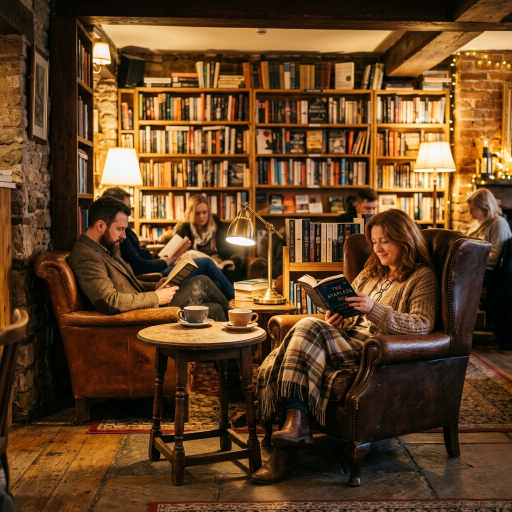
#> input picture assets/book_nook.png, 1024 x 1024 px (shown at 1/2 size)
$ python compress.py
#> lines starting #> are read from the running program, lines starting #| are printed output that depends on the picture
import os
import cv2

def compress_image(src_path, dest_path, max_width=1000, quality=75):
#> called with src_path = 'assets/book_nook.png', dest_path = 'assets/book_nook_mobile.webp', max_width = 1000, quality = 75
    if not os.path.exists(src_path):
        print(f"Skipping: {src_path} (not found)")
        return

    print(f"Processing: {src_path} ({os.path.getsize(src_path) / (1024*1024):.2f} MB)")

    # Read image
    img = cv2.imread(src_path)
#> img is the input picture: shape (1024, 1024, 3); mean B, G, R 35.6, 66.5, 98.7
    if img is None:
        print(f"Error: Could not read {src_path}")
        return

    h, w = img.shape[:2]
#> h = 1024; w = 1024

    # Resize if larger than max_width
    if w > max_width:
        new_w = max_width
        new_h = int(h * (max_width / w))
#> new_h = 1000
        img = cv2.resize(img, (new_w, new_h), interpolation=cv2.INTER_AREA)
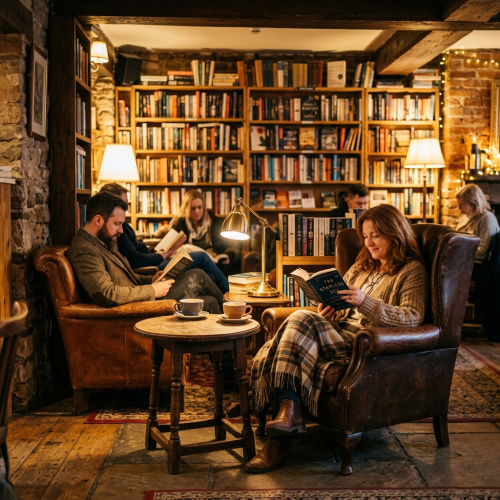
#> img: shape (1000, 1000, 3) (shown at 1/2 size); mean B, G, R 35.6, 66.5, 98.7
        print(f"  Resized from {w}x{h} to {new_w}x{new_h}")
#|   Resized from 1024x1024 to 1000x1000

    # Write as WebP
    success = cv2.imwrite(dest_path, img, [cv2.IMWRITE_WEBP_QUALITY, quality])
    if success:
        print(f"  Saved to: {dest_path} ({os.path.getsize(dest_path) / 1024:.2f} KB)")
    else:
        print(f"  Error: Could not save to {dest_path}")

def main():
    assets = [
        ("assets/book_nook.png", "assets/book_nook_mobile.webp"),
        ("assets/cheesy_pasta.png", "assets/cheesy_pasta_mobile.webp"),
        ("assets/gourmet_sub.png", "assets/gourmet_sub_mobile.webp"),
        ("assets/hero_background.png", "assets/hero_background_mobile.webp"),
        ("assets/tiramisu_shake.png", "assets/tiramisu_shake_mobile.webp"),
        ("assets/backgrounds/bg1.png", "assets/backgrounds/bg1_mobile.webp"),
        ("assets/backgrounds/bg2.png", "assets/backgrounds/bg2_mobile.webp"),
        ("assets/backgrounds/bg3.png", "assets/backgrounds/bg3_mobile.webp"),
        ("assets/backgrounds/bg4.png", "assets/backgrounds/bg4_mobile.webp"),
    ]

    for src, dest in assets:
        compress_image(src, dest)

if __name__ == "__main__":
    main()
